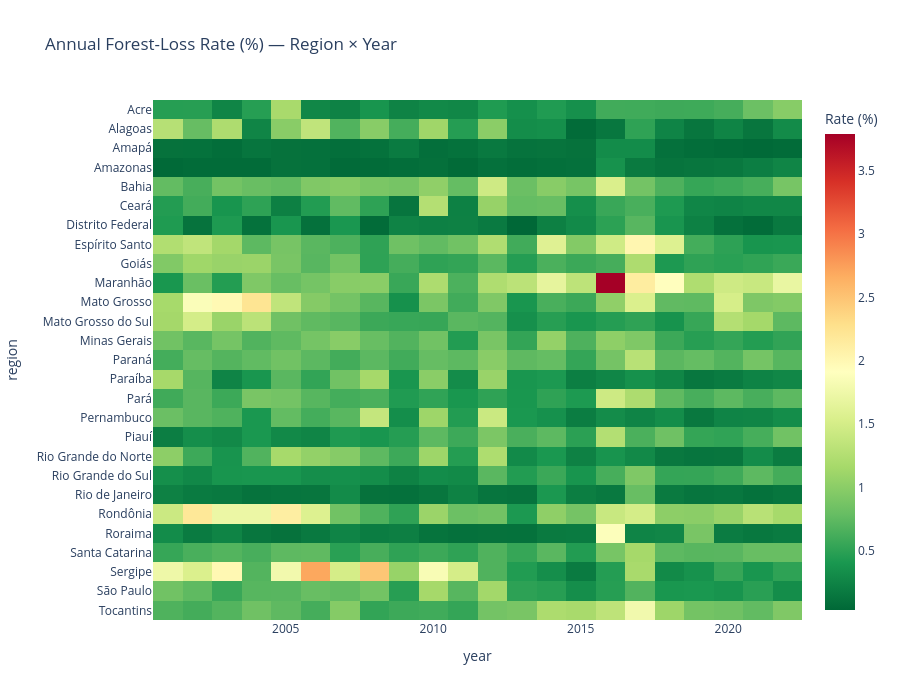

Notebook code cell kept with this figure:
### Markdown cell above
### 4.6  Loss-Rate Heatmap

### Code cell
pivot_rate = processed.pivot(index='region', columns='year', values='loss_rate_pct')
fig = px.imshow(pivot_rate, aspect='auto',
                title='Annual Forest-Loss Rate (%) — Region × Year',
                labels={'color': 'Rate (%)'}, color_continuous_scale='RdYlGn_r')
fig.update_layout(height=700)
fig.show()

### Figure 1 — Plotly figure (JSON) as saved in the notebook; plotly's stock layout.template omitted (floating-point values rounded to 4 significant figures; data arrays with more than 128 entries replaced by an {"elided": "..."} marker saying what was removed)
{"data": [{"coloraxis": "coloraxis", "hovertemplate": "year: %{x}<br>region: %{y}<br>Rate (%): %{z}<extra></extra>", "name": "0", "type": "heatmap", "x": [2001, 2002, 2003, 2004, 2005, 2006, 2007, 2008, 2009, 2010, 2011, 2012, 2013, 2014, 2015, 2016, 2017, 2018, 2019, 2020, 2021, 2022], "xaxis": "x", "y": ["Acre", "Alagoas", "Amapá", "Amazonas", "Bahia", "Ceará", "Distrito Federal", "Espírito Santo", "Goiás", "Maranhão", "Mato Grosso", "Mato Grosso do Sul", "Minas Gerais", "Paraná", "Paraíba", "Pará", "Pernambuco", "Piauí", "Rio Grande do Norte", "Rio Grande do Sul", "Rio de Janeiro", "Rondônia", "Roraima", "Santa Catarina", "Sergipe", "São Paulo", "Tocantins"], "yaxis": "y", "z": {"elided": "27x22 float values"}}], "layout": {"coloraxis": {"autocolorscale": false, "colorbar": {"title": {"text": "Rate (%)"}}, "colorscale": [[0, "rgb(0,104,55)"], [0.1, "rgb(26,152,80)"], [0.2, "rgb(102,189,99)"], [0.3, "rgb(166,217,106)"], [0.4, "rgb(217,239,139)"], [0.5, "rgb(255,255,191)"], [0.6, "rgb(254,224,139)"], [0.7, "rgb(253,174,97)"], [0.8, "rgb(244,109,67)"], [0.9, "rgb(215,48,39)"], [1, "rgb(165,0,38)"]]}, "height": 700, "title": {"text": "Annual Forest-Loss Rate (%) — Region × Year"}, "xaxis": {"anchor": "y", "domain": [0, 1], "title": {"text": "year"}}, "yaxis": {"anchor": "x", "autorange": "reversed", "domain": [0, 1], "title": {"text": "region"}}}}
